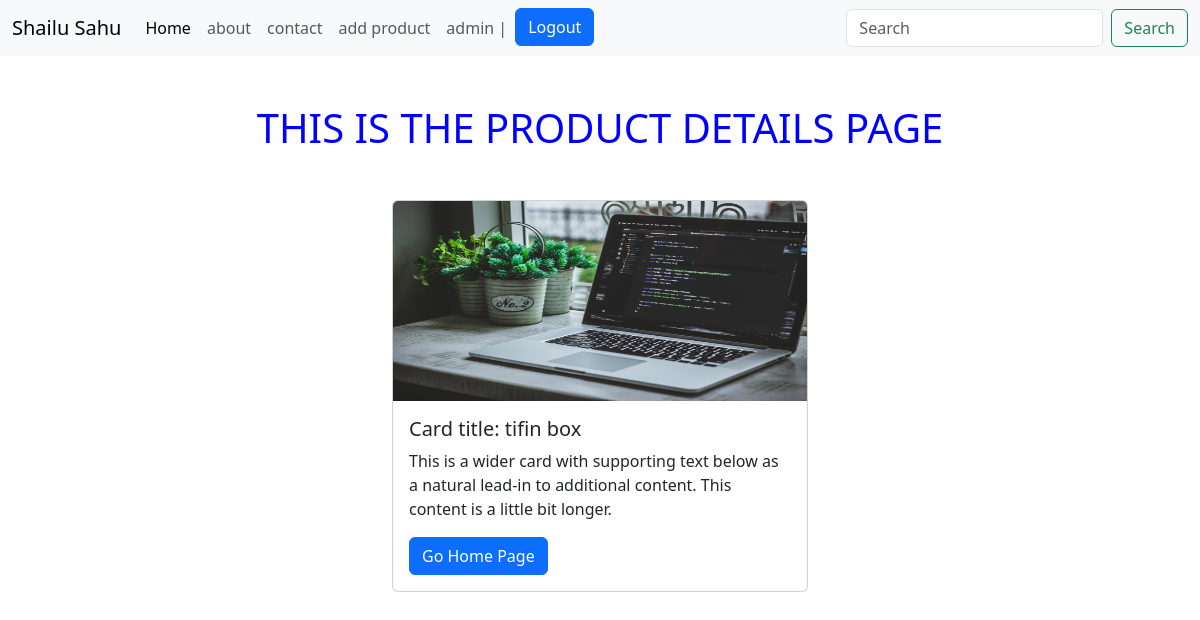
Screenshot of /details/11 (signed in) with the database file from the repository.
### apps/models.py (models this page shows)
class product(models.Model):
     title = models.CharField(max_length=100)
     description = models.CharField(max_length=500)
     img = models.ImageField(upload_to='images/')

### apps/views.py (the view)
# urls.py: path('details/<int:id>', views.details , name = 'details'),
def details(request,id):
   myproduct = product.objects.all().get(id = id )
   context = {
      'myproduct':myproduct
   }
   return render(request,'details.html',context)

### new_project/templates/details.html
{% extends "base.html"%}
{% load static %}
{% block content %}
{% block extra_css %} <link href="{% static 'about_style/style.css' %}"rel ="stylesheet" type="text/css"> {% endblock %}
<div class="container">
    <h1 class="text-center my-5">THIS IS THE PRODUCT DETAILS PAGE</h1>
    <div class="d-flex flex-wrap gap-4 justify-content-center">
        <div class="card" style="width: 26rem;">
            <img src="{{myproduct.img.url}}" class="card-img-top" alt="..." class="card-img-custom " height = "200px">
            <div class="card-body">
                <h5 class="card-title">Card title: {{myproduct.title}}</h5>
                <p class="card-text">{{myproduct.description}}</p>
                <a href= "/" class="btn btn-primary right">Go Home Page</a>
            </div>
        </div>
    </div>
</div>
{% endblock %}

### new_project/templates/base.html (shortened to what this page needs)
{%load static%}
<!doctype html>
<html lang="en">
  <head>
    <link href="https://cdn.jsdelivr.net/npm/bootstrap@5.3.7/dist/css/bootstrap.min.css" rel="stylesheet">
    {% block extra_css%} {%endblock%}
  </head>
  <body>
<nav class="navbar navbar-expand-lg bg-body-tertiary">
  <div class="container-fluid">
    <a class="navbar-brand" href="/">Shailu Sahu</a>
    <div class="collapse navbar-collapse" id="navbarSupportedContent">
      <ul class="navbar-nav me-auto mb-2 mb-lg-0">
        <li class="nav-item">
          <a class="nav-link active" aria-current="page" href="/">Home</a>
        </li>
        <li class="nav-item">
          <a class="nav-link" href="about">about</a>
        </li>
        <li class="nav-item">
          <a class="nav-link" href="contact">contact</a>
        </li>
        <li class="nav-item">
          <a class="nav-link" href="upload_product">add product</a>
        </li>
          {% if user.is_authenticated %}
          <li class="nav-item ms-35">
            <a class="nav-link" href="#">{{request.user.username}} |</a>
           </li>
             <form method="POST" action="{% url 'logout' %}" style="display:inline;">
             <li class="nav-item ms-35">
             <button type="submit" class="btn btn-primary"> Logout</button>
             </li>
             </form>
            {% endif %}
      </ul>
      <form class="d-flex" role="search">
        <input class="form-control me-2" type="search" placeholder="Search" aria-label="Search"/>
        <button class="btn btn-outline-success" type="submit">Search</button>
      </form>
    </div>
  </div>
</nav>
{% block content %}{% endblock %}
  </body>
</html>

### new_project/static/about_style/style.css (style rules this page uses)
h1 { color:blue; }

### rows the page displays
product: img (picture), title "tifin box", description "This is a wider card with supporting text below as a natural lead-in to additional content. This content is a little bit longer."

### other values shown
{{ request.user.username }} "admin"
